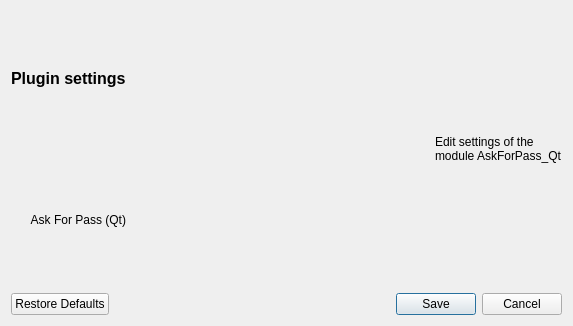
<?xml version="1.0" encoding="UTF-8"?>
<ui version="4.0">
 <class>EditParams</class>
 <widget class="QDialog" name="EditParams">
  <property name="geometry">
   <rect>
    <x>0</x>
    <y>0</y>
    <width>573</width>
    <height>326</height>
   </rect>
  </property>
  <property name="windowTitle">
   <string>Dialog</string>
  </property>
  <property name="locale">
   <locale language="English" country="UnitedKingdom"/>
  </property>
  <property name="modal">
   <bool>true</bool>
  </property>
  <layout class="QVBoxLayout" name="mainLayout">
   <item>
    <layout class="QHBoxLayout" name="horizontalLayout">
     <item>
      <layout class="QVBoxLayout" name="verticalLayout">
       <item>
        <widget class="QLabel" name="label">
         <property name="styleSheet">
          <string>font-size: 16px;
font-weight: bold;</string>
         </property>
         <property name="text">
          <string>Plugin settings</string>
         </property>
        </widget>
       </item>
       <item>
        <widget class="QLabel" name="lbl_modulename">
         <property name="text">
          <string>Ask For Pass (Qt)</string>
         </property>
         <property name="alignment">
          <set>Qt::AlignRight|Qt::AlignTrailing|Qt::AlignVCenter</set>
         </property>
        </widget>
       </item>
      </layout>
     </item>
     <item>
      <spacer name="horizontalSpacer">
       <property name="orientation">
        <enum>Qt::Horizontal</enum>
       </property>
       <property name="sizeHint" stdset="0">
        <size>
         <width>40</width>
         <height>20</height>
        </size>
       </property>
      </spacer>
     </item>
     <item>
      <widget class="QLabel" name="lbl_textintro">
       <property name="text">
        <string>Edit settings of the 
module AskForPass_Qt</string>
       </property>
      </widget>
     </item>
    </layout>
   </item>
   <item>
    <widget class="QDialogButtonBox" name="buttonBox">
     <property name="standardButtons">
      <set>QDialogButtonBox::Cancel|QDialogButtonBox::RestoreDefaults|QDialogButtonBox::Save</set>
     </property>
    </widget>
   </item>
  </layout>
 </widget>
 <resources/>
 <connections/>
</ui>
